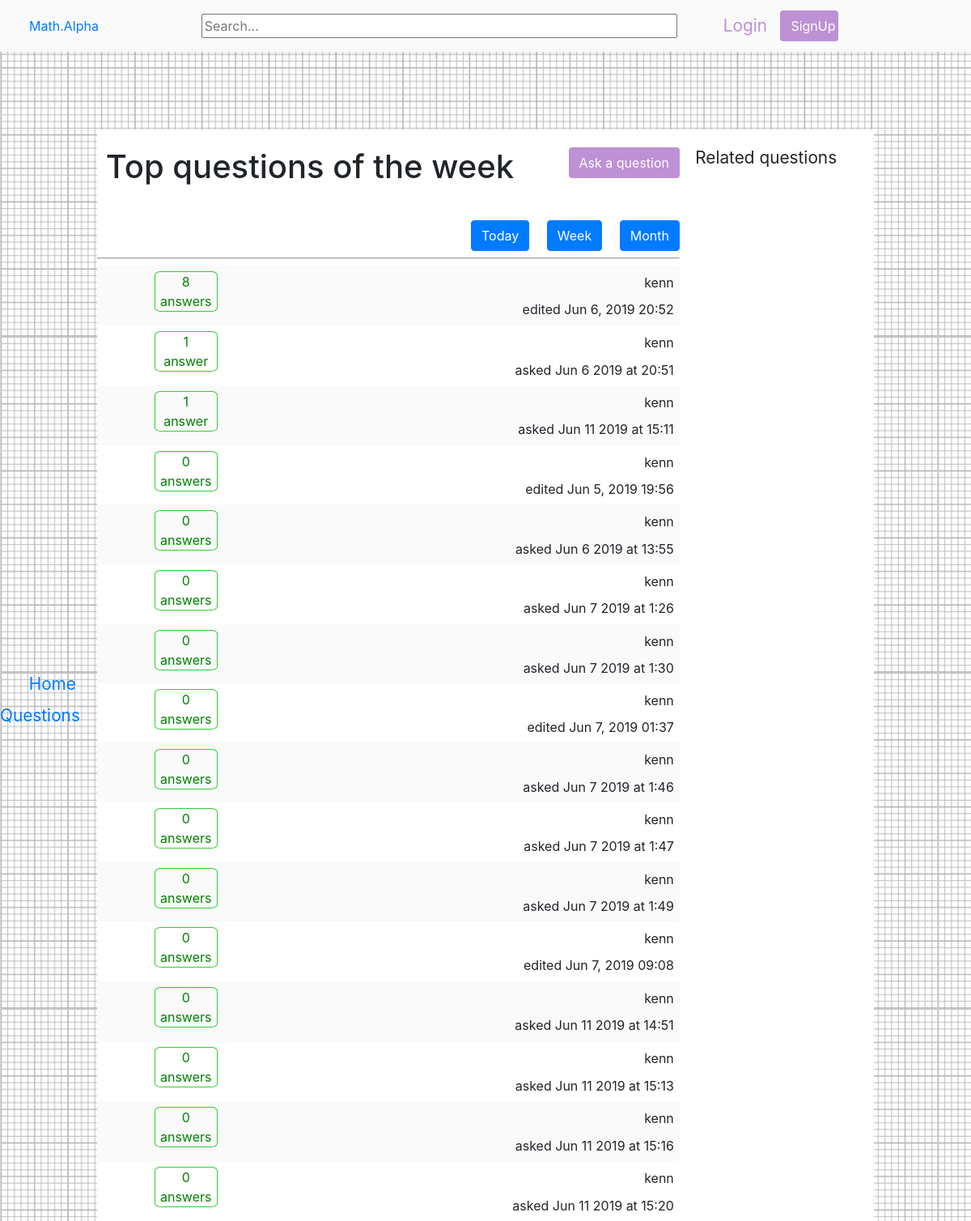
Page /week/ on the earlier database version.
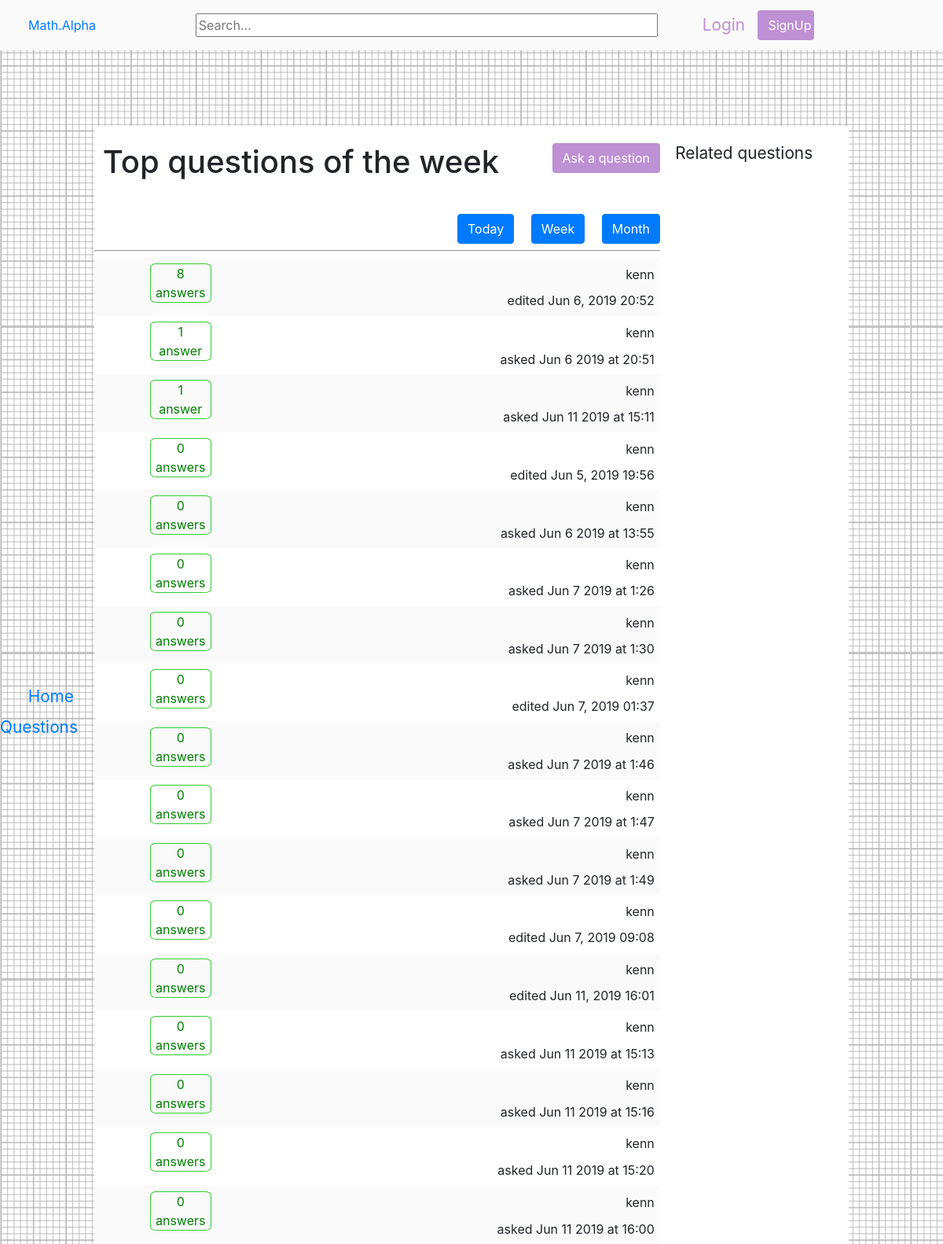
Same page on the later database version.
### passionProjectApp/models.py (models this page shows, shortened)
class RealQuestion(models.Model):
    title = tinymce_models.HTMLField()
    question = tinymce_models.HTMLField()
    last_update=models.DateTimeField(default=datetime.datetime.utcnow())
    date_created=models.DateTimeField(default=datetime.datetime.utcnow())
    upvote=models.ManyToManyField(User,blank=True,related_name='question_upvotes')
    downvote=models.ManyToManyField(User,blank=True,related_name='question_downvotes')
    author = models.ForeignKey(User,on_delete=models.CASCADE)

### passionProjectApp/views.py (the view)
# urls.py: path('week/',views.weekResults,name='week'),
def weekResults(request):
    randomquestion=RealQuestion.objects.all().order_by('?')[:10]
    today=datetime.datetime.utcnow()
    cutoff=datetime.datetime.utcnow()-datetime.timedelta(days=7)
    allquestions=RealQuestion.objects.filter(last_update__range=[cutoff,today]).annotate(count=Count('answer')).order_by('-count')
    context={"allquestions":allquestions, "randomquestion":randomquestion,}
    print('today')
    print(today)
    print('cutoff')
    print(cutoff)
    return render(request,"passionProjectApp/weekResults.html",context)

### passionProjectApp/templates/passionProjectApp/weekResults.html
{% extends 'passionProjectApp/base.html' %}
{% block body %}
<div class="titlepadding">
    <h1 class="questionTitle">Top questions of the week</h1>
    <a class="askbutton" href="{% url 'ask' %}"><button type="button" class="btn registerbutton">Ask a question</button></a>
</div>
<div class="dateResults">
    <a href="{% url 'index' %}"><button class="btn btn-primary">Today</button></a>
    <a href="{% url 'week' %}"><button class="btn btn-primary">Week</button></a>
    <a href="{% url 'month' %}"><button class="btn btn-primary">Month</button></a>
</div>
<hr/>
{% if allquestions %}
{% for x in allquestions %}
<div class="changeColors">
    <div class="questionInfo">
        {% if x.answer_set.count == 1 %}
        <div class="answered"><div >{{x.answer_set.count}}</div> <div>answer</div></div>
        {% elif x.answer_set.count == 0 %}
        <div class="answered"><div >{{x.answer_set.count}}</div> <div>answers</div></div>
        {% else %}
        <div class="answered"><div >{{x.answer_set.count}}</div> <div>answers</div></div>
        {% endif %}
    </div>
    <a class='questionIndex' href="{% url 'ask_read' x.id %}">{% autoescape off %}{{x.title}}{% endautoescape %}</a>
    <div class="authorInfo">
        <div class ='authorName'>{{x.author}}</div>
        {% load tz %}
        {% if x.last_update > x.date_created %}
        {% timezone "America/Chicago" %}
        <abbr title="created {{x.last_update}}"> {% endtimezone %}edited {{x.last_update|date:"M j, Y H:i"}}</abbr>
        {% else %} {% timezone "America/Chicago" %} <abbr title="{{x.date_created}}"> {% endtimezone %} asked {{x.date_created|date:"M j Y"}} at {% load tz %}{{x.date_created|utc|date:"G:i"}}</abbr>
        {% endif %}
    </div>
</div>
{% endfor%}
{% endif %}
{% endblock body %}

### passionProjectApp/templates/passionProjectApp/base.html (shortened to what this page needs)
<!DOCTYPE html>
<html lang="en">
<head>
    {% load static %}
    <link rel="stylesheet" href="{% static 'passionProjectApp/css/bootstrap.css' %}">
    <link rel="stylesheet" href="{% static 'passionProjectApp/css/base.css' %}">
</head>
<body >
{% if request.user.is_authenticated %}
<div class="topbar">
    <div class ='logo'><a href="{% url 'index' %}">Math.Alpha</a></div>
    <form action='{% url "search" %}' method="POST" class="search">
        {% csrf_token %}
        <input type="text" name="search" placeholder="Search...">
    </form>
    <div class='registration'>
        <span class='login'>{{request.user}}</span> <a class='registerlink' href="{% url 'logout' %}"><button type="button" class=" btn registerbutton">Sign Out</button></a></div>
</div>
{% else %}
<div class="topbar">
    <div class ='logo'><a href="{% url 'index' %}">Math.Alpha</a></div>
    <form action='{% url "search" %}' method="POST" class="search">
        <input type="text" name="search" placeholder="Search...">
    </form>
    <div class='registration'>
        <a class='login' href="{% url 'login' %}">Login</a> <a class='registerlink' href="{% url 'register' %}"><button type="button" class=" btn registerbutton">SignUp</button></a></div>
</div>
{% endif %}
<aside class="asidebar">
    <div class=" fixed-aside">
        <div id="home"><a href="{% url 'index' %}">Home</a></div>
        <div id="questions"><a href="{% url 'allquestions' %}">Questions</a></div>
    </div>
</aside>
<div class="bodygrid">
<div class="rightAside">
    <div class="randoQTitle">Related questions</div>
    {% if randomquestion %}
    {% for x in randomquestion %}
    <div class="randoQ"><a href="{% url 'ask_read' x.id %}">{% autoescape off %} {{x.title}} {% endautoescape %}</a></div>
    {% endfor %}
    {% endif %}
</div>
<div class="test">
    <div>
{% block body %}
{% endblock body %}
</div>
</div>
</div>
</body>
</html>

### passionProjectApp/static/passionProjectApp/css/base.css (style rules this page uses)
html,body { width:100vw; }
body { background-image:url('../images/background.png'); }
.bodygrid { display:grid; grid-template-areas: 'aside questions rando'; grid-template-columns: 0.5fr 3fr 1fr; padding-top:8vh; height:100vh; margin-top: 8%; margin-right: 10%; }
.topbar { display: flex; position: fixed; justify-content: space-between; top: 0; right: 0; width: 100vw; background: #fafafb; height: 8vh; padding: 1% 0; box-shadow: 0 1px 9px rgba(59,64,69,0.1); }
.logo { display: flex; align-items: center; justify-content: flex-start; padding-left: 3%; width: 12%; }
.search { display: flex; align-items: center; justify-content: center; padding-left: 4%; }
.topbar input { width: 49vw; }
.registration { position: relative; display: flex; align-items: center; justify-content: space-between; padding-right: 15%; }
.login,.registerlink, .editlinks { text-decoration: none; }
.login { color:#BE90D4; font-size: 1.3rem; }
.registerlink { margin-left: 13%; }
.registerbutton { background:#BE90D4; color:white; }
.registration .registerbutton { width: 6vw; }
.asidebar { display: grid; grid-area: aside; background: #ffffff; text-align: right; height: 100%; top: 9%; }
.fixed-aside { top: 55%; position: fixed; }
.fixed-aside div { padding-right: 5%; padding-bottom: 8%; font-size: 1.3rem; }
.test { display: grid; grid-area:questions; background: white; }
.titlepadding { padding:3% 0 0 1.5%; display:flex; justify-content: space-between; height:7rem; }
.questionTitle { display:inline; }
abbr[title] { cursor: auto; text-decoration: none; }
hr { height:0 }
div.changeColors:nth-of-type(odd) { display: flex; justify-content: space-between; padding: 1%; background: #fafafb; }
div.changeColors:nth-of-type(even) { display: flex; justify-content: space-between; padding: 1%; background: white; }
.answered { display: inline-block; text-align: center; border: 1px solid limegreen; color: green; border-radius: 10%; width:78px; }
.questionInfo { margin-left: 9%; }
.questionIndex { margin-right: auto; padding-left: 6%; width: fit-content; }
.authorName { display: flex; align-items: flex-start; padding-top: 1%; padding-left: 5%; width: fit-content; text-align: right; margin-left: auto; padding-bottom: 5%; }
.authorInfo { display:inline-block; }
.dateResults { display:flex; justify-content: flex-end; }
.dateResults a:not(first-of-type) { margin-left:3%; }
.rightAside { grid-area: rando; background: #ffffff; }
.randoQ { padding-left: 8%; padding-bottom: 8%; font-size: 0.9rem; }
.randoQTitle { padding: 8% 0 5% 8%; font-size: 1.3rem; }

Differences in the rows shown:
changed RealQuestion: last_update (not shown) → "Jun 11, 2019 16:01"; date_created "Jun 11 2019" → (not shown); date_created|utc "14:51" → (not shown); last_update "asked at" → "edited"
added RealQuestion: answer_set.count "0", author "kenn", date_created "Jun 11 2019", date_created|utc "16:00"
